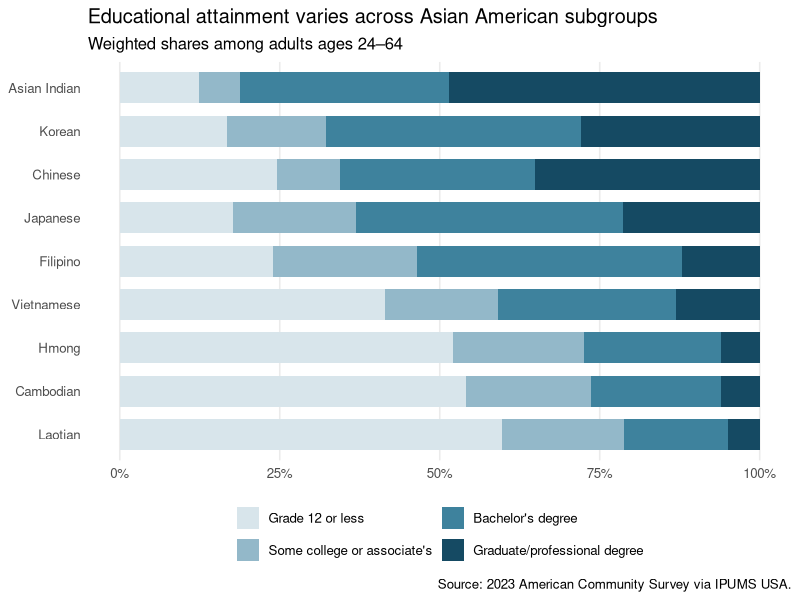
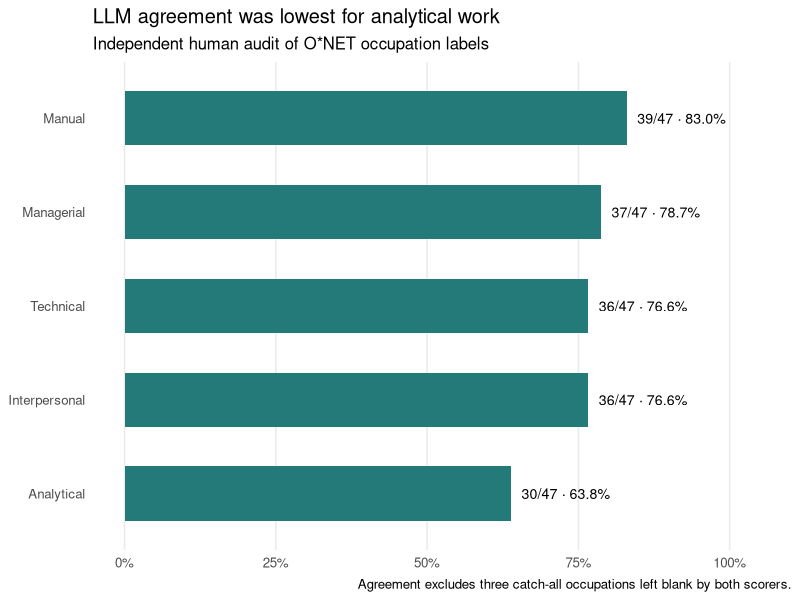

Write R code to recreate these figures, in order.
# Run from the project root. Requires ggplot2 and glmnet.
library(ggplot2)
library(glmnet)

output <- "Milestone2/figures"
dir.create(output, showWarnings = FALSE)
acs <- read.csv("Milestone1/tidy_data.csv")
acs$education_level <- factor(acs$education_level, levels = c(
  "Grade 12 or less", "Some college or associate's", "Bachelor's degree",
  "Graduate/professional degree"
))
degree <- aggregate(share_pct ~ subgroup, acs[as.integer(acs$education_level) >= 3, ], sum)
acs$subgroup <- factor(acs$subgroup, levels = degree$subgroup[order(degree$share_pct)])
education_plot <- ggplot(acs, aes(share_pct, subgroup, fill = education_level)) +
  geom_col(width = 0.72, position = position_stack(reverse = TRUE)) +
  scale_fill_manual(values = c("#D8E5EB", "#93B8C9", "#3E829D", "#154A63")) +
  scale_x_continuous(breaks = seq(0, 100, 25), labels = function(x) paste0(x, "%")) +
  labs(title = "Educational attainment varies across Asian American subgroups",
       subtitle = "Weighted shares among adults ages 24–64",
       x = NULL, y = NULL, fill = NULL,
       caption = "Source: 2023 American Community Survey via IPUMS USA.") +
  guides(fill = guide_legend(nrow = 2)) +
  theme_minimal(base_size = 12) +
  theme(legend.position = "bottom", panel.grid.major.y = element_blank(),
        panel.grid.minor = element_blank())
ggsave(file.path(output, "acs_education.png"), education_plot, width = 8, height = 4.5, dpi = 300)
print(degree[order(degree$share_pct, decreasing = TRUE), ], row.names = FALSE)

human <- read.csv("onet_data/holdout/onet_holdout_coded.csv")
llm <- read.csv("onet_data/holdout/onet_holdout_llm_labeled.csv")
input <- read.csv("onet_data/cleaned/onet_llm_input.csv")
stopifnot(!anyDuplicated(human$onet_soc_code), !anyDuplicated(llm$onet_soc_code),
          setequal(human$onet_soc_code, llm$onet_soc_code))
human <- human[match(llm$onet_soc_code, human$onet_soc_code), ]
labels <- c("technical", "analytical", "interpersonal", "managerial", "manual")
audit <- do.call(rbind, lapply(labels, function(label) {
  scored <- complete.cases(human[[label]], llm[[label]])
  n <- sum(scored)
  agree <- sum(human[[label]][scored] == llm[[label]][scored])
  data.frame(label = tools::toTitleCase(label), n, agree, pct = 100 * agree / n)
}))
audit$text <- sprintf("%d/%d · %.1f%%", audit$agree, audit$n, audit$pct)
audit_plot <- ggplot(audit, aes(pct, reorder(label, pct))) +
  geom_col(width = 0.58, fill = "#237A78") +
  geom_text(aes(label = text), hjust = -0.12, size = 3.6) +
  scale_x_continuous(limits = c(0, 105), breaks = seq(0, 100, 25),
                     labels = function(x) paste0(x, "%")) +
  labs(title = "LLM agreement was lowest for analytical work",
       subtitle = "Independent human audit of O*NET occupation labels",
       x = NULL, y = NULL,
       caption = "Agreement excludes three catch-all occupations left blank by both scorers.") +
  theme_minimal(base_size = 12) +
  theme(panel.grid.major.y = element_blank(), panel.grid.minor = element_blank())
ggsave(file.path(output, "onet_holdout_agreement.png"), audit_plot, width = 7, height = 3.5, dpi = 300)

# Predict the frozen prompt's technical score on the scored holdout subset.
# Human scores and model rationale are excluded from all model features.
scored <- !is.na(llm$technical)
index <- match(llm$onet_soc_code[scored], input$onet_soc_code)
stopifnot(!anyNA(index))
y <- llm$technical[scored]
group <- input$soc2018_code[index]
tokens <- strsplit(gsub("[^a-z]+", " ", tolower(input$llm_text[index])), " +")
tokens <- lapply(tokens, function(words) unique(words[nchar(words) >= 3]))
set.seed(52)

group_folds <- function(groups, k) {
  unique_groups <- sort(unique(groups))
  assignment <- sample(rep(seq_len(k), length.out = length(unique_groups)))
  assignment[match(groups, unique_groups)]
}

predict_path <- function(train, test, penalties) {
  frequency <- table(unlist(tokens[train]))
  vocabulary <- names(frequency)[frequency >= 2]
  stopifnot(length(vocabulary) >= 2, length(unique(y[train])) == 2)
  encode <- function(rows) {
    matches <- lapply(tokens[rows], function(words) {
      indices <- match(words, vocabulary)
      indices[!is.na(indices)]
    })
    Matrix::sparseMatrix(i = rep(seq_along(rows), lengths(matches)),
                         j = unlist(matches), x = 1,
                         dims = c(length(rows), length(vocabulary)))
  }
  fit <- glmnet(encode(train), y[train], family = "binomial", alpha = 1,
                lambda = penalties)
  as.matrix(predict(fit, newx = encode(test), s = penalties, type = "response"))
}

rows <- seq_along(y)
outer <- group_folds(group, 5)
penalties <- 10 ^ seq(0, -3, length.out = 25)
baseline <- lasso <- numeric(length(y))
for (fold in sort(unique(outer))) {
  train <- rows[outer != fold]
  test <- rows[outer == fold]
  inner <- group_folds(group[train], 4)
  inner_prob <- matrix(NA_real_, length(train), length(penalties))
  for (validation in sort(unique(inner))) {
    inner_prob[inner == validation, ] <- predict_path(
      train[inner != validation], train[inner == validation], penalties
    )
  }
  # Choose lambda using inner-fold balanced accuracy, favoring more shrinkage on ties.
  inner_class <- inner_prob >= 0.5
  inner_y <- y[train]
  score <- (colMeans(inner_class[inner_y == 1, , drop = FALSE]) +
            colMeans(!inner_class[inner_y == 0, , drop = FALSE])) / 2
  lambda <- penalties[which.max(score)]
  lasso[test] <- predict_path(train, test, penalties)[, match(lambda, penalties)] >= 0.5
  baseline[test] <- mean(y[train]) > 0.5
}
metrics <- function(pred) {
  sensitivity <- mean(pred[y == 1] == 1)
  specificity <- mean(pred[y == 0] == 0)
  c(accuracy = mean(pred == y), balanced_accuracy = (sensitivity + specificity) / 2,
    sensitivity = sensitivity, specificity = specificity)
}
cat("\nTechnical label counts\n")
print(table(y))
cat("\nPooled out-of-fold performance\n")
print(round(rbind(majority_baseline = metrics(baseline), lasso = metrics(lasso)), 3))
